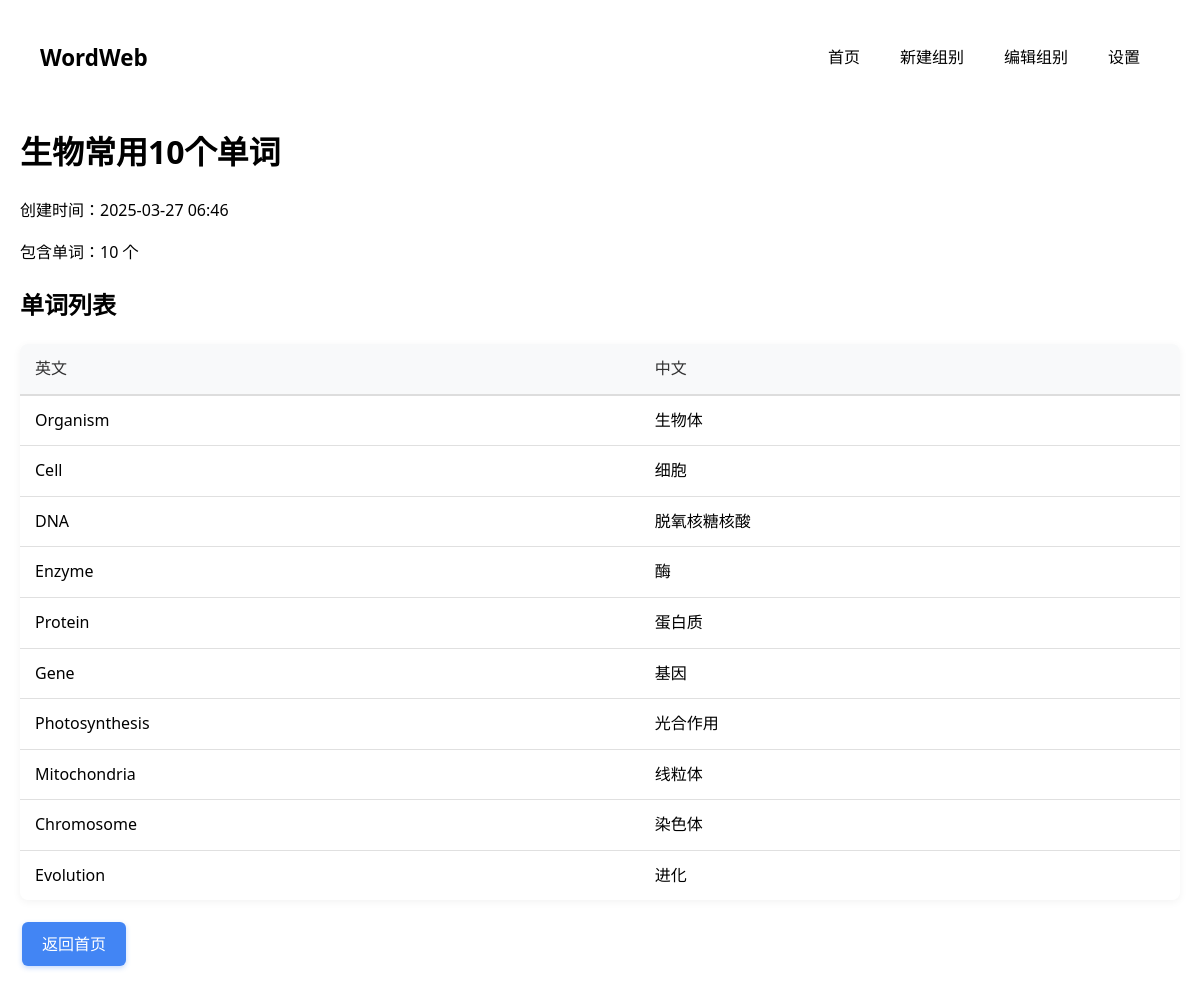
Screenshot of /groups/5 with the database file from the repository.
### app/models.py (models this page shows)
class WordGroup(db.Model):
    id = db.Column(db.Integer, primary_key=True)
    name = db.Column(db.String(100), unique=True, nullable=False)
    created_at = db.Column(db.DateTime, default=datetime.utcnow)
    order_index = db.Column(db.Integer, default=0)  # 添加排序字段
    words = db.relationship('Word', backref='group', lazy='dynamic', cascade='all, delete-orphan')
    stats = db.relationship('GroupStats', backref='group', uselist=False, cascade='all, delete-orphan')

class Word(db.Model):
    id = db.Column(db.Integer, primary_key=True)
    english = db.Column(db.String(100), nullable=False)
    chinese = db.Column(db.String(100), nullable=False)
    group_id = db.Column(db.Integer, db.ForeignKey('word_group.id', ondelete='CASCADE'))  # 正确

### app/blueprints/groups.py (the view)
@groups_bp.route('/<int:group_id>')
def group_detail(group_id):
    group = WordGroup.query.get_or_404(group_id)
    return render_template('group_detail.html', group=group)

### app/templates/group_detail.html (shortened to what this page needs)
{% extends "base.html" %}
{% block content %}
<h1>{{ group.name }}</h1>
<div class="meta-info">
    <p>创建时间：{{ group.created_at.strftime('%Y-%m-%d %H:%M') }}</p>
    <p>包含单词：{{ group.words.count() }} 个</p>
</div>
<div class="words-list">
    <h2>单词列表</h2>
    <table>
        <thead>
            <tr>
                <th>英文</th>
                <th>中文</th>
            </tr>
        </thead>
        <tbody>
            {% for word in group.words %}
            <tr>
                <td>{{ word.english }}</td>
                <td>{{ word.chinese }}</td>
            </tr>
            {% endfor %}
        </tbody>
    </table>
</div>
<div class="actions">
    <a href="{{ url_for('main.index') }}" class="btn btn-primary">返回首页</a>
</div>
{% endblock %}

### app/static/style.css (style rules this page uses)
body { font-family: 'Segoe UI', Tahoma, Geneva, Verdana, sans-serif; max-width: 1200px; margin: 0 auto; padding: 20px; line-height: 1.6; }
.actions { display: flex; flex-wrap: wrap; gap: 8px; margin-top: 15px; }
.btn { display: inline-block; padding: 10px 18px; margin: 5px; border: none; border-radius: 6px; box-shadow: 0 2px 4px rgba(0,0,0,0.2); text-decoration: none; text-align: center; font-weight: 500; font-size: 1rem; cursor: pointer; transition: all 0.3s ease; }
button.btn, a.btn { font-size: 1rem; font-family: inherit; line-height: 1.5; }
.btn-primary { background: #4285f4; color: white; }
table { width: 100%; border-collapse: collapse; margin: 20px 0; box-shadow: 0 2px 8px rgba(0,0,0,0.05); border-radius: 8px; overflow: hidden; }
th, td { padding: 12px 15px; text-align: left; border-bottom: 1px solid #e0e0e0; }
thead th { background-color: #f8f9fa; color: #333; font-weight: 500; border-bottom: 2px solid #ddd; }
tbody tr:last-child td { border-bottom: none; }
.actions .btn { margin: 2px; }
.btn { display: inline-flex; align-items: center; justify-content: center; padding: 10px 20px; font-weight: 500; font-size: 1rem; border-radius: 6px; cursor: pointer; transition: all 0.2s ease; text-decoration: none; }
.btn-primary { background: var(--primary-color, #4285f4); color: white; border: none; box-shadow: 0 2px 5px rgba(66, 133, 244, 0.3); }

### rows the page displays
WordGroup: name "生物常用10个单词", created_at "2025-03-27 06:46"
Word: english "Organism", chinese "生物体"
Word: english "Cell", chinese "细胞"
Word: english "DNA", chinese "脱氧核糖核酸"
Word: english "Enzyme", chinese "酶"
Word: english "Protein", chinese "蛋白质"
Word: english "Gene", chinese "基因"
Word: english "Photosynthesis", chinese "光合作用"
Word: english "Mitochondria", chinese "线粒体"
Word: english "Chromosome", chinese "染色体"
Word: english "Evolution", chinese "进化"

### other values shown
{{ group.words.count() }} "10"
